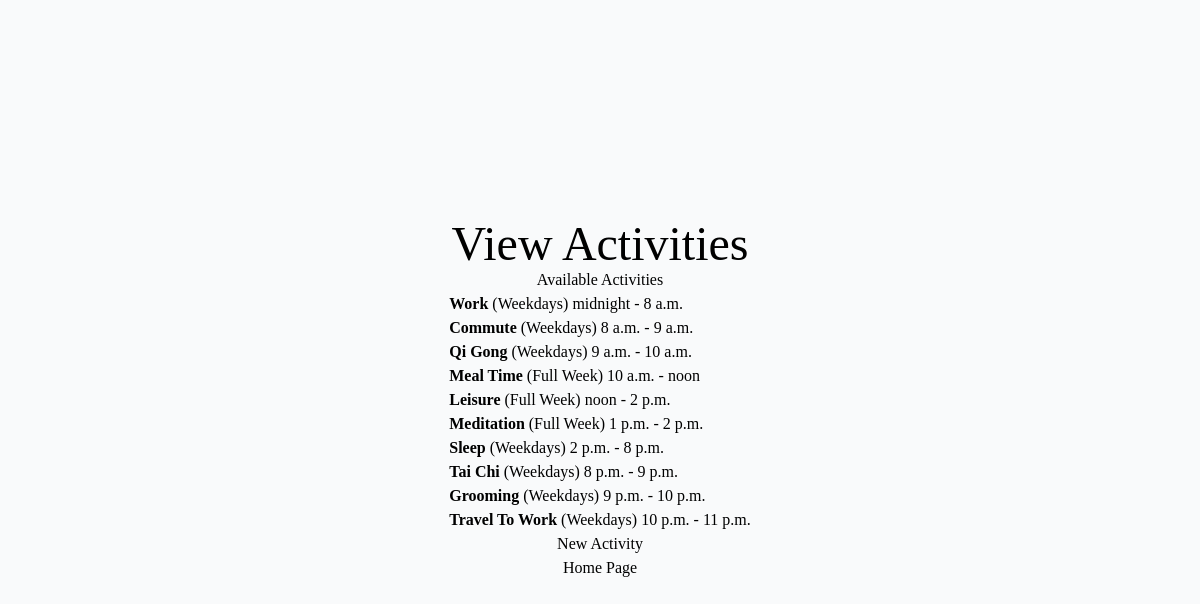
The page /activities/ on the database its author committed.
### timecycle/models.py (models this page shows, shortened)
class Activity(models.Model):
    meta_cycle = models.ForeignKey(MetaCycle, related_name='activities', on_delete=models.CASCADE, null=True)
    name = models.CharField(max_length=100, unique=True)
    start_time = models.TimeField()
    end_time = models.TimeField()
    class Meta:
        ordering = ['start_time']
        verbose_name = "activity"
        verbose_name_plural = "activities"

class MetaCycle(models.Model):
    name = models.CharField(max_length=100, unique=True)
    start_date = models.DateField()
    end_date = models.DateField(null=True, blank=True)
    frequency =  models.ManyToManyField(Day)  # Many-to-many
    class Meta:
        ordering = ['name']
        verbose_name = "Meta Cycle"
        verbose_name_plural = "Meta Cycles"
    def __str__(self):
        return f"{self.name}"

### timecycle/views.py (the view)
# urls.py: path('activities/', views.ViewActivitiesView.as_view(), name='view-activities'),
class ViewActivitiesView(ListView):
    model = Activity
    template_name = 'view-activities.html'  # Create this template to display cycles
    context_object_name = 'activities'  # This will be available in the template as 'meta_cycles'

### timecycle/templates/view-activities.html
{% extends 'base.html' %}
{% block heading %}View Activities{% endblock %}
{% block content %}
    {% if activities %}
    <h2>Available Activities</h2>
        <ul>
        {% for activity in activities %}
            <li><a href="{% url 'edit-activity' activity.pk %}">
               <span class="font-semibold">{{ activity.name }} </span> ({{activity.meta_cycle}}) {{activity.start_time}} - {{activity.end_time}} </a></li>
        {% endfor %}
    </ul>
    {% endif %}
<a href="{% url 'new-activity'  %}">New Activity</a>
<a href="{% url 'index' %}">Home Page</a>
{% endblock %}

### theme/templates/base.html (shortened to what this page needs)
{% load static tailwind_tags %}
<!DOCTYPE html>
<html lang="en">
	<head>
		{% tailwind_css %}
	</head>
	<body class="bg-gray-50 font-serif leading-normal tracking-normal">
		<div class="container mx-auto">
			<section class="flex flex-col items-center justify-center h-screen">
				<h1 class="text-5xl">{% block heading %}{% endblock %}</h1>
				{% block content %}{% endblock %}
			</section>
		</div>
	</body>
</html>

### rows shown on the page
Activity: name "Work", meta_cycle "Weekdays", start_time "midnight", end_time "8 a.m."
Activity: name "Commute", meta_cycle "Weekdays", start_time "8 a.m.", end_time "9 a.m."
Activity: name "Qi Gong", meta_cycle "Weekdays", start_time "9 a.m.", end_time "10 a.m."
Activity: name "Meal Time", meta_cycle "Full Week", start_time "10 a.m.", end_time "noon"
Activity: name "Leisure", meta_cycle "Full Week", start_time "noon", end_time "2 p.m."
Activity: name "Meditation", meta_cycle "Full Week", start_time "1 p.m.", end_time "2 p.m."
Activity: name "Sleep", meta_cycle "Weekdays", start_time "2 p.m.", end_time "8 p.m."
Activity: name "Tai Chi", meta_cycle "Weekdays", start_time "8 p.m.", end_time "9 p.m."
Activity: name "Grooming", meta_cycle "Weekdays", start_time "9 p.m.", end_time "10 p.m."
Activity: name "Travel To Work", meta_cycle "Weekdays", start_time "10 p.m.", end_time "11 p.m."
